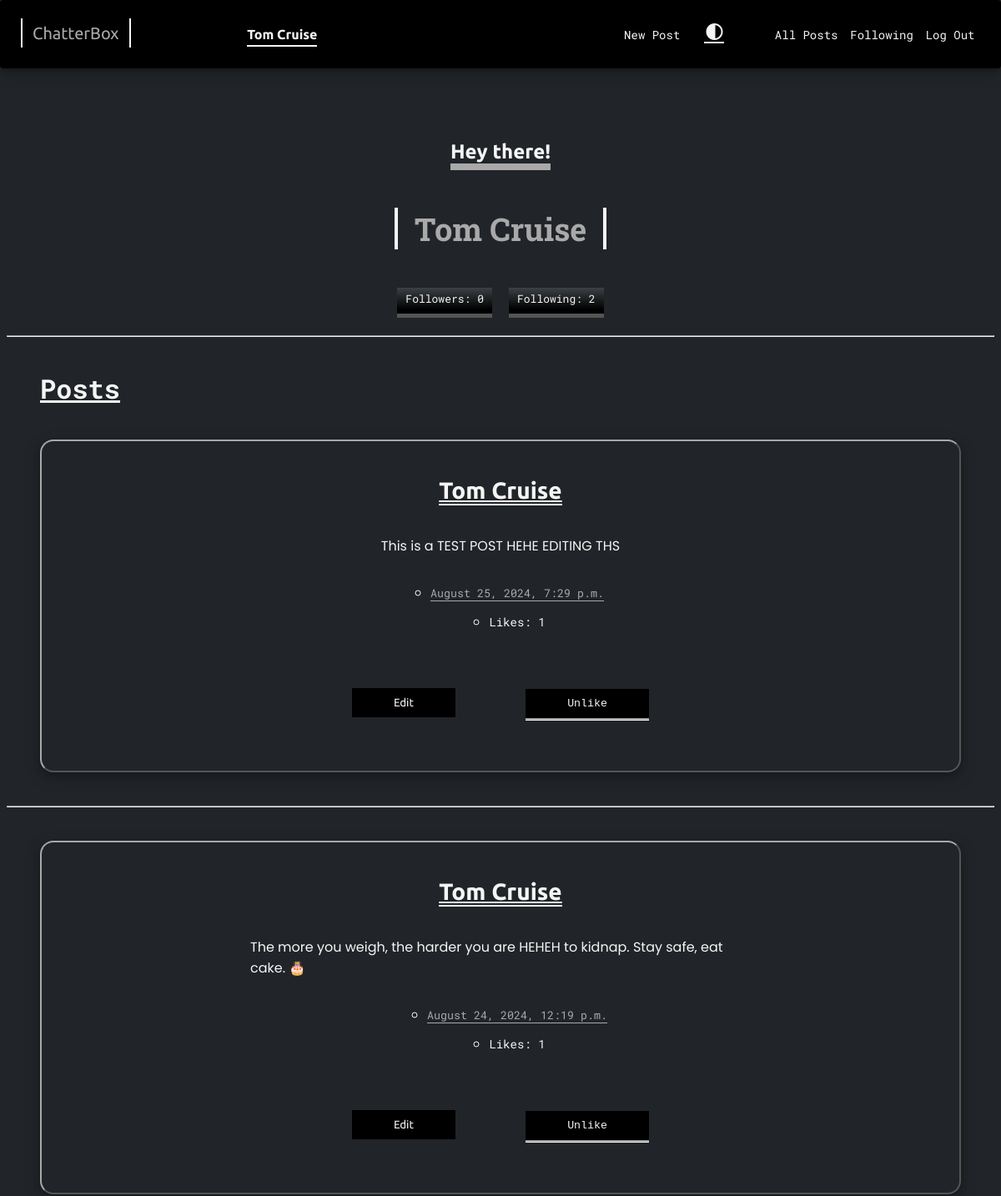
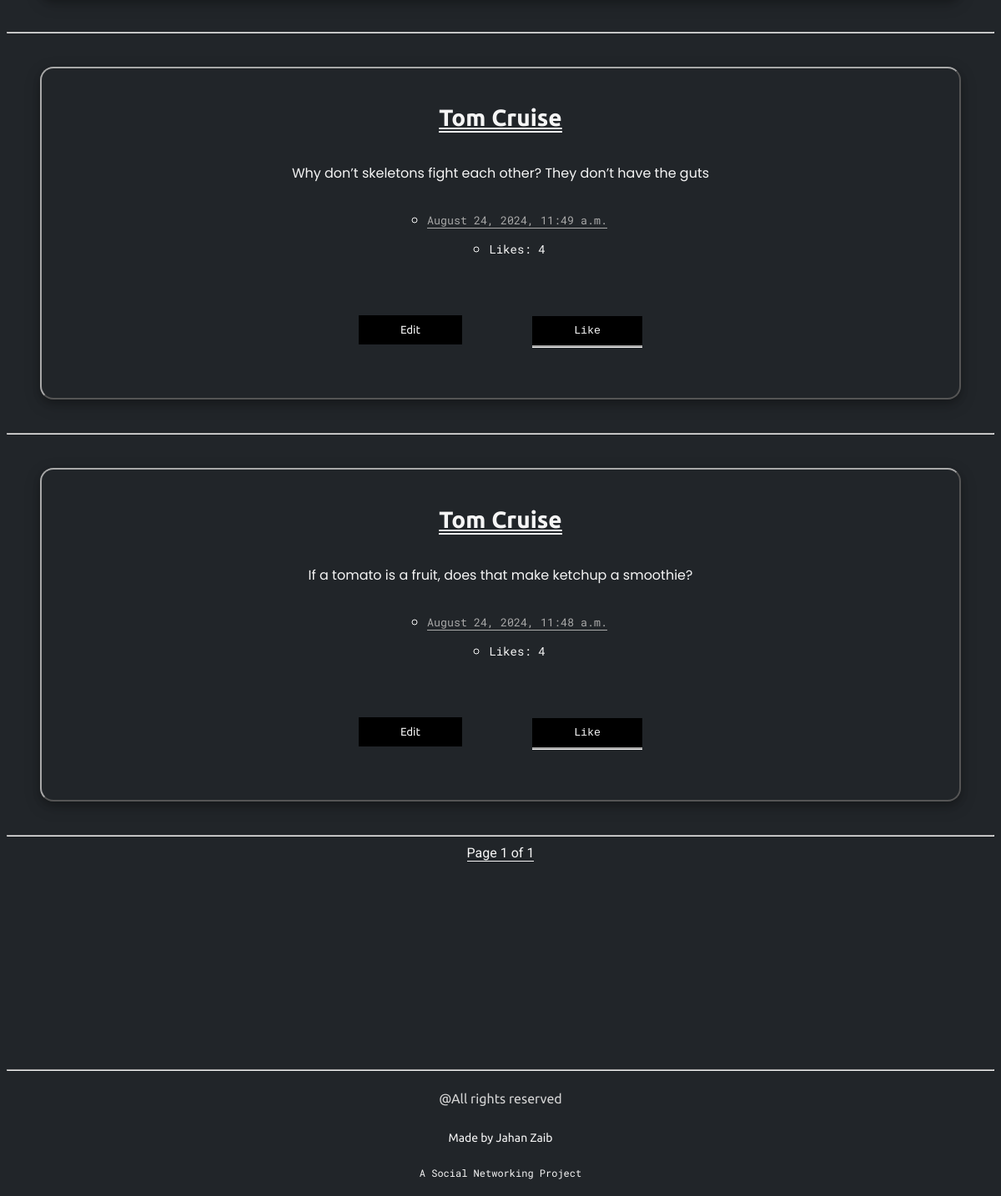
The page /profile/Tom Cruise (signed in) on the database its author committed (2 pictures, top to bottom).
### network/models.py (models this page shows, shortened)
class User(AbstractUser):
    followers = models.ManyToManyField("self", symmetrical=False, related_name="following", blank=True)

class NewPost(models.Model):
    creator = models.ForeignKey(User, on_delete=models.CASCADE, related_name="post_creator", blank=False)
    content = models.TextField(blank=False)
    time = models.DateTimeField( default=timezone.now )
    likes = models.ManyToManyField("User", related_name="liked_posts", blank=True)
    def like_count(self):
        return self.likes.count()

### network/views.py (the view)
# urls.py: path("profile/<str:username>", views.profile_user, name="profile_user"),
def profile_user(request, username):
    profile_viewer = get_object_or_404(User, username=username)
    own_user = request.user == profile_viewer
    posts = NewPost.objects.filter(creator=profile_viewer).order_by("-time")
    page_number = request.GET.get("page")
    paginated_posts = paginating_poster(posts, page_number)
    is_following = request.user.is_authenticated and request.user.following.filter(id=profile_viewer.id).exists() #type: ignore
    return render(request, "network/profile.html", {
        "username": username,
        "profile_viewer": profile_viewer,
        "own_user": own_user,
        "posts": paginated_posts,
        "is_following": is_following
    })

### network/views.py (called while the page is built)
def paginating_poster(posts, page_number):
    paginator = Paginator(posts, 10)
    try:
        paginated_posts = paginator.page(page_number)
    except PageNotAnInteger:
        paginated_posts = paginator.page(1)
    except EmptyPage:
        paginated_posts = paginator.page(paginator.num_pages)
    return paginated_posts

### network/templates/network/profile.html (shortened to what this page needs)
{% extends "network/layout.html" %}
{% load static %}
{% block stylers %}
<link href="{% static "network/profile.css" %}" rel="stylesheet">
{% endblock stylers %}
{% block body %}
    <div class="user-head-container">
        {% if own_user %}
            <h2 class="user-head-greet"> Hey there! </h2>
        {% else %}
            <h2 class="user-head-greet"> Sneak a Look! </h2>
        {% endif %}
            <h1 class="user-head-name"> {{ username }} </h1>
    </div>
    <div class="user-details-container">
        <p class="user-followers" id="follower-count">Followers: {{ profile_viewer.followers.count }}</p>
        <p class="user-followers" id="following-count">Following: {{ profile_viewer.following.count }}</p>
    </div>
    <hr>
    <h2 class="post-header">Posts</h2>
    {% for post in posts %}
    <div id="post-{{ post.id }}" class="post-item">
        <h2 class="post-user"><a style="color: var(--postUser);" href="{% url "profile_user" post.creator.username %}" style="text-decoration: none;">{{ post.creator.username }}</a></h2>
        <div class="post-content-container">
            <p class="post-content"> {{ post.content }}</p>
        </div>
        <ul class="post-list">
            <li><small class="post-time"> {{ post.time|date:"F j, Y, g:i a" }}</small></li>
            <li><p id="like-count-{{ post.id }}" class="post-like">Likes: {{ post.like_count }}</p></li>
        </ul>
        <div post-button-container>
            {% if post.creator == request.user %}
                <button class="edit-button" data-post-id="{{ post.id }}">Edit</button>
            {% endif %}
            <button class="like-button" data-post-id="{{ post.id }}">
                {% if request.user in post.likes.all %}
                    Unlike
                {% else %}
                    Like
                {% endif %}
            </button>
        </div>
    </div>
    <hr>
    {% endfor %}
    <div class="pagination-container">
        <div>
            <span class="messager">
                Page {{ posts.number }} of {{ posts.paginator.num_pages }}
            </span>
        </div>
    </div>
{% endblock body %}

### network/templates/network/layout.html (shortened to what this page needs)
{% load static %}
<!DOCTYPE html>
<html lang="en">
    <head>
        <link href="{% static 'network/styles.css' %}" rel="stylesheet">
        {% block stylers %}
        {% endblock stylers %}
    </head>
    <body class="dark-theme">
        <nav class="navbar-main">
            <div class="nav-main-component-container">
                <a class="nav-main-component" href="{% url "index" %}">ChatterBox</a>
            </div>
            {% if user.is_authenticated %}
                <div class="nav-user-component-container">
                    <a class="nav-user-component" href="{% url "profile_user" request.user %}"><strong>{{ user.username }}</strong></a>
                </div>
            {% endif %}
            {% if user.is_authenticated %}
                <div class="nav-component-container">
                    <a class="nav-component" href="{% url "new_post" %}">New Post</a>
                </div>
            {% endif %}
                <div class="nav-component-container">
                    <abbr title="Change Theme">
                        <button id="change-theme" type="button">
                            <span class="material-symbols-outlined">contrast</span>
                        </button>
                    </abbr>
                </div>
                <div class="nav-component-container">
                    <a class="nav-component" href="{% url 'index' %}">All Posts</a>
                </div>
            {% if user.is_authenticated %}
                <div class="nav-component-container">
                    <a class="nav-component" href="{% url "following" %}">Following</a>
                </div>
                <div class="nav-component-container">
                    <a class="nav-component" href="{% url 'logout' %}">Log Out</a>
                </div>
            {% endif %}
          </nav>
        <div class="body">
            {% block body %}
            {% endblock %}
        </div>
        <hr class="footer-banner">
        <div class="footer">
            <p class="footer-one">@All rights reserved</p>
            <p class="footer-two">Made by Jahan Zaib</p>
            <p class="footer-three">A Social Networking Project</p>
        </div>
    </body>
</html>

### network/static/network/styles.css (style rules this page uses)
.dark-theme { --bg: #212529; --fontColor: whitesmoke; --navColor: black; --fontStyle: Poppins; --colorDefault: whitesmoke; --themer: whitesmoke; --mainHeader: whitesmoke; --postBorder: rgb(169, 169, 169); --postUser: whitesmoke; --followHeadBack: whitesmoke; --followHeadFront: rgb(169, 169, 169); --buttonFront: black; }
* { transition: 0.5s; }
.footer, .pagination-container, .header-container, .post-list, .post-item, .posts-container, .main-header, .navbar-main { display: flex; align-items: center; justify-content: center; }
.post-item, .navbar-main { box-shadow: 0 4px 8px 0 rgba(0, 0, 0, 0.2), 0 6px 20px 0 rgba(0, 0, 0, 0.19); }
.post-item, .nav-component, .nav-main-component { position: relative; }
.post-item::after, .nav-component::after, .nav-main-component::after { content: ""; position: absolute; left: 0; bottom: -6px; width: 100%; height: 3px; background: var(--colorDefault); border-radius: 5px; transform: scaleX(0); transition: 0.5s; }
body { background-color: var(--bg); color: var(--fontColor); font-family: var(--fontStyle); padding-top: 140px; transition: 1s; }
.navbar-main { position: fixed; width: 100%; top: 0; left: 0; justify-content: space-between; flex-direction: row; background-color: var(--navColor); padding-top: 25px; padding-bottom: 25px; border-radius: 4px; transition: 1s; z-index: 999; }
.nav-main-component-container { flex: 3; padding-left: 25px; }
.nav-main-component { font-family: Ubuntu; font-size: 20px; text-decoration: none; padding: 6px 12px; border-left: 2px solid var(--colorDefault); border-right: 2px solid var(--colorDefault); color: rgb(169, 169, 169); }
.nav-user-component-container { flex: 5; }
.nav-user-component { text-decoration: none; color: var(--colorDefault); font-family: Ubuntu; font-weight: bolder; font-size: 16px; padding-bottom: 4px; border-bottom: 2px solid var(--colorDefault); }
.nav-component-container { flex: 1; }
.nav-component { text-decoration: none; color: var(--colorDefault); font-family: Roboto Mono; font-size: 14px; }
#change-theme { background-color: transparent; border: none; cursor: pointer; }
.messager { color: var(--fontColor); font-family: Roboto; border-bottom: 1px solid var(--fontColor); }
.material-symbols-outlined { color: var(--themer); transition: 1s; border-bottom: 2px double whitesmoke; font-variation-settings: "FILL" 0, "wght" 400, "GRAD" 0, "opsz" 24; }
.post-item { flex-direction: column; border: 2px outset var(--postBorder); margin: 40px; padding: 20px 250px; border-radius: 16px; transition: 1s; }
.post-user { font-family: Ubuntu; font-size: 28px; color: var(--postUser); border-bottom: 2px double var(--postUser); margin-bottom: 20px; }
.post-list { justify-content: flex-start; flex-direction: column; list-style: circle; font-family: Roboto Mono; }
.post-time { color: var(--postBorder); border-bottom: 1px solid var(--postBorder); }
.post-like { font-size: 14px; }
.pagination-container { gap: 20px; font-family: Roboto Mono; }
.edit-button { padding: 10px 50px; margin: 40px; cursor: pointer; transition: 0.5s; color: whitesmoke; border: none; background-color: var(--buttonFront); font-family: Ubuntu; }
.like-button { padding: 10px 50px; margin: 40px; cursor: pointer; transition: 0.5s; color: whitesmoke; border: none; border-bottom: 3px groove var(--fontColor); background-color: var(--buttonFront); font-family: monospace; }
.footer-banner { margin-top: 250px; }
.footer { flex-direction: column; font-family: Ubuntu; }
.footer-one { color: lightgray; font-size: 16px; }
.footer-two { font-size: 14px; }
.footer-three { font-family: Roboto Mono; font-size: 12px; }

### rows shown on the page
User: username "Tom Cruise", followers.count "0", following.count "2"
NewPost: creator.username "Tom Cruise", content "This is a TEST POST HEHE EDITING THS", time "August 25, 2024, 7:29 p.m.", like_count "1", shows "Unlike"
NewPost: creator.username "Tom Cruise", content "The more you weigh, the harder you are HEHEH to kidnap. Stay safe, eat cake. 🎂", time "August 24, 2024, 12:19 p.m.", like_count "1", shows "Unlike"
NewPost: creator.username "Tom Cruise", content "Why don’t skeletons fight each other? They don’t have the guts", time "August 24, 2024, 11:49 a.m.", like_count "4", shows "Like"
NewPost: creator.username "Tom Cruise", content "If a tomato is a fruit, does that make ketchup a smoothie?", time "August 24, 2024, 11:48 a.m.", like_count "4", shows "Like"

### other values the page prints
{{ posts.number }} "1"
{{ posts.paginator.num_pages }} "1"
